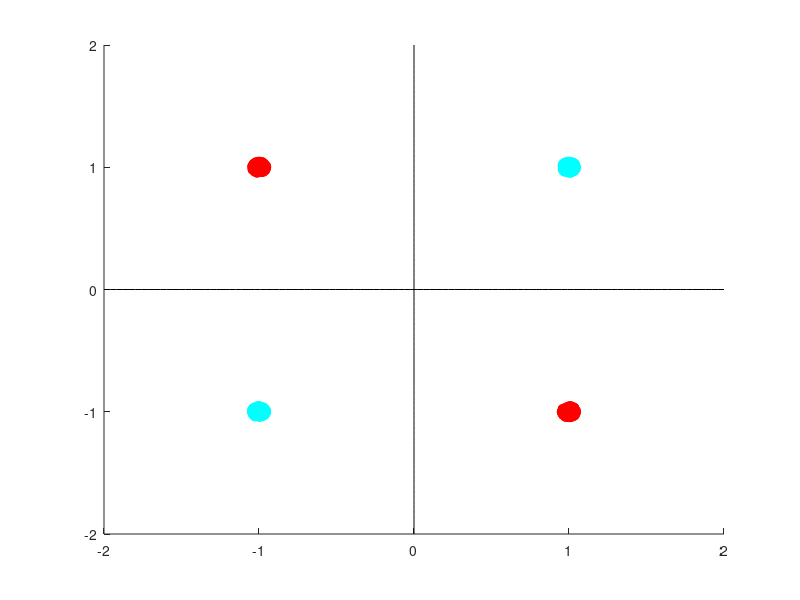

This figure's MATLAB source: (Note: this script raises an error after producing the figure.)
%%INICIALIZACION DE GRÁFICO%%%%%%%%%%%%%%%%%%%%%%%%%%%%%%%%%%%%%%%%
figure 1;
hold off

%LEO PUNTOS A CLASIFICAR
%OR
%datos_pos=csvread('OR_trn_pos.csv');
%datos_neg=csvread('OR_trn_neg.csv');    

%XOR
datos_pos=csvread('XOR_trn_pos.csv');
datos_neg=csvread('XOR_trn_neg.csv');

%datos=csvread('XOR_trn.csv');
%Cant_entradas=2;

%CASOS AFIRMATIVOS
x1_pos=datos_pos(:,1); %Entradas x1 y x2
x2_pos=datos_pos(:,2); %Entradas x1 y x2

%CASOS NEGATIVOS
x1_neg=datos_neg(:,1); %Entradas x1 y x2
x2_neg=datos_neg(:,2); %Entradas x1 y x2

%y=datos(:,3); %Salida correcta/esperada (para entrenar)


%    x1 = entradas(:,1);
%    x2 = entradas(:,2);

%PINTO CASOS AFIRMATIVOS EN ROJO
scatter (x1_pos, x2_pos, "r");
axis([-2 2 -2 2])
axis manual
hold on
%PINTO CASOS NEGATIVOS EN CELESTE
scatter (x1_neg, x2_neg, "c");


%GRAFICO EJES X-Y EN NEGRO
a=linspace(-2,2) ;
b=linspace(0,0) ;
plot(a,b,'k-') ;
plot(b,a,'k-') ;
pause(aux)

%PINTO RECTA CON PESOS ALEATORIOS EN AZUL
x1r = [-1,0,1];
x2r = W(1)/W(3)-x1r*W(2)/W(3);
plot (x1r, x2r, "b");
xlabel ("x1");
ylabel ("x2");
title ("training process");
pause(aux)

%%GRAFICO-FIN%%%%%%%%%%%%%%%%%%%%%%%%%%%%%%%%%%%%%%%%